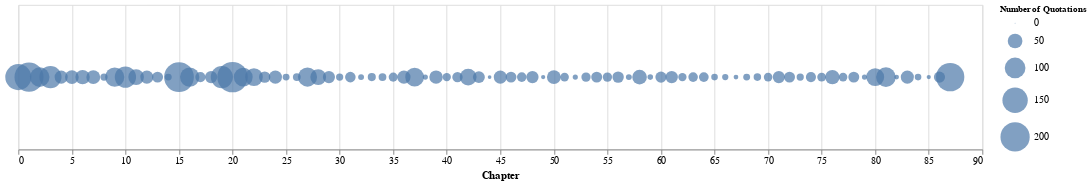

The notebook cell this image was saved under:
### Markdown cell above
### Number of quotations, by chapter in *Middlemarch*, bubble chart

### Code cell
# Redo chart with horizontal labels
alt.Chart(quotationsPerChapter).mark_circle().encode(x=alt.X('Chapter:Q', axis=alt.Axis(title="Chapter", tickMinStep=5,
                                       labelOverlap=False,labelAngle=0)), 
size=alt.Size('Number of Quotations:Q', scale=alt.Scale(range=[1, 1000]))).properties(width=1000,height=150).configure_legend(
    titleFontSize=9,
    labelFontSize=10
)

### Figure 1 — Vega-Lite specification as saved in the notebook (floating-point values rounded to 4 significant figures)
{"config": {"view": {"continuousWidth": 400, "continuousHeight": 300}, "legend": {"labelFontSize": 10, "titleFontSize": 9}}, "data": {"name": "data-9a172d36fd142b3e66a2f32829fad23e"}, "mark": "circle", "encoding": {"size": {"type": "quantitative", "field": "Number of Quotations", "scale": {"range": [1, 1000]}}, "x": {"type": "quantitative", "axis": {"labelAngle": 0, "labelOverlap": false, "tickMinStep": 5, "title": "Chapter"}, "field": "Chapter"}}, "height": 150, "width": 1000, "$schema": "https://vega.github.io/schema/vega-lite/v4.8.1.json", "datasets": {"data-9a172d36fd142b3e66a2f32829fad23e": [{"Number of Quotations": 159, "Chapter": 0}, {"Number of Quotations": 197, "Chapter": 1}, {"Number of Quotations": 89, "Chapter": 2}, {"Number of Quotations": 114, "Chapter": 3}, {"Number of Quotations": 40, "Chapter": 4}, {"Number of Quotations": 44, "Chapter": 5}, {"Number of Quotations": 48, "Chapter": 6}, {"Number of Quotations": 45, "Chapter": 7}, {"Number of Quotations": 12, "Chapter": 8}, {"Number of Quotations": 86, "Chapter": 9}, {"Number of Quotations": 106, "Chapter": 10}, {"Number of Quotations": 57, "Chapter": 11}, {"Number of Quotations": 40, "Chapter": 12}, {"Number of Quotations": 28, "Chapter": 13}, {"Number of Quotations": 11, "Chapter": 14}, {"Number of Quotations": 207, "Chapter": 15}, {"Number of Quotations": 87, "Chapter": 16}, {"Number of Quotations": 24, "Chapter": 17}, {"Number of Quotations": 35, "Chapter": 18}, {"Number of Quotations": 114, "Chapter": 19}, {"Number of Quotations": 217, "Chapter": 20}, {"Number of Quotations": 83, "Chapter": 21}, {"Number of Quotations": 73, "Chapter": 22}, {"Number of Quotations": 30, "Chapter": 23}, {"Number of Quotations": 41, "Chapter": 24}, {"Number of Quotations": 11, "Chapter": 25}, {"Number of Quotations": 14, "Chapter": 26}, {"Number of Quotations": 85, "Chapter": 27}, {"Number of Quotations": 58, "Chapter": 28}, {"Number of Quotations": 34, "Chapter": 29}, {"Number of Quotations": 12, "Chapter": 30}, {"Number of Quotations": 26, "Chapter": 31}, {"Number of Quotations": 8, "Chapter": 32}, {"Number of Quotations": 15, "Chapter": 33}, {"Number of Quotations": 14, "Chapter": 34}, {"Number of Quotations": 19, "Chapter": 35}, {"Number of Quotations": 41, "Chapter": 36}, {"Number of Quotations": 82, "Chapter": 37}, {"Number of Quotations": 6, "Chapter": 38}, {"Number of Quotations": 42, "Chapter": 39}, {"Number of Quotations": 16, "Chapter": 40}, {"Number of Quotations": 25, "Chapter": 41}, {"Number of Quotations": 66, "Chapter": 42}, {"Number of Quotations": 33, "Chapter": 43}, {"Number of Quotations": 3, "Chapter": 44}, {"Number of Quotations": 40, "Chapter": 45}, {"Number of Quotations": 27, "Chapter": 46}, {"Number of Quotations": 21, "Chapter": 47}, {"Number of Quotations": 35, "Chapter": 48}, {"Number of Quotations": 4, "Chapter": 49}, {"Number of Quotations": 45, "Chapter": 50}, {"Number of Quotations": 17, "Chapter": 51}, {"Number of Quotations": 6, "Chapter": 52}, {"Number of Quotations": 20, "Chapter": 53}, {"Number of Quotations": 28, "Chapter": 54}, {"Number of Quotations": 20, "Chapter": 55}, {"Number of Quotations": 30, "Chapter": 56}, {"Number of Quotations": 8, "Chapter": 57}, {"Number of Quotations": 50, "Chapter": 58}, {"Number of Quotations": 7, "Chapter": 59}, {"Number of Quotations": 29, "Chapter": 60}, {"Number of Quotations": 36, "Chapter": 61}, {"Number of Quotations": 16, "Chapter": 62}, {"Number of Quotations": 21, "Chapter": 63}, {"Number of Quotations": 22, "Chapter": 64}, {"Number of Quotations": 10, "Chapter": 65}, {"Number of Quotations": 9, "Chapter": 66}, {"Number of Quotations": 5, "Chapter": 67}, {"Number of Quotations": 11, "Chapter": 68}, {"Number of Quotations": 13, "Chapter": 69}, {"Number of Quotations": 17, "Chapter": 70}, {"Number of Quotations": 34, "Chapter": 71}, {"Number of Quotations": 28, "Chapter": 72}, {"Number of Quotations": 12, "Chapter": 73}, {"Number of Quotations": 24, "Chapter": 74}, {"Number of Quotations": 18, "Chapter": 75}, {"Number of Quotations": 48, "Chapter": 76}, {"Number of Quotations": 17, "Chapter": 77}, {"Number of Quotations": 28, "Chapter": 78}, {"Number of Quotations": 6, "Chapter": 79}, {"Number of Quotations": 75, "Chapter": 80}, {"Number of Quotations": 91, "Chapter": 81}, {"Number of Quotations": 5, "Chapter": 82}, {"Number of Quotations": 40, "Chapter": 83}, {"Number of Quotations": 10, "Chapter": 84}, {"Number of Quotations": 4, "Chapter": 85}, {"Number of Quotations": 29, "Chapter": 86}, {"Number of Quotations": 187, "Chapter": 87}]}}
